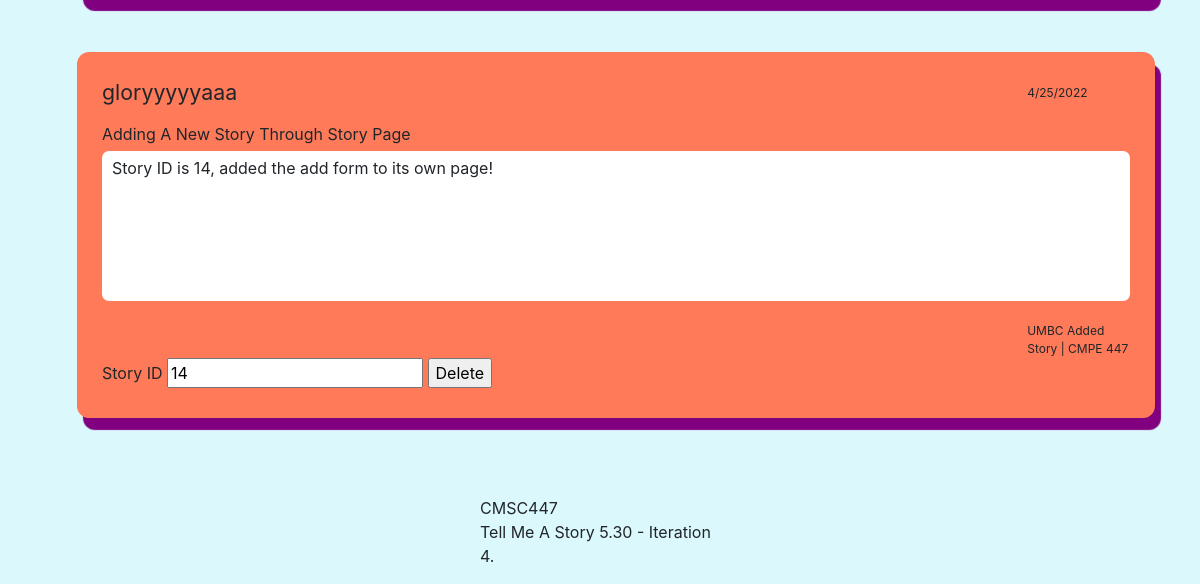
Before: /adminPage/ (lower part) with the older database file.
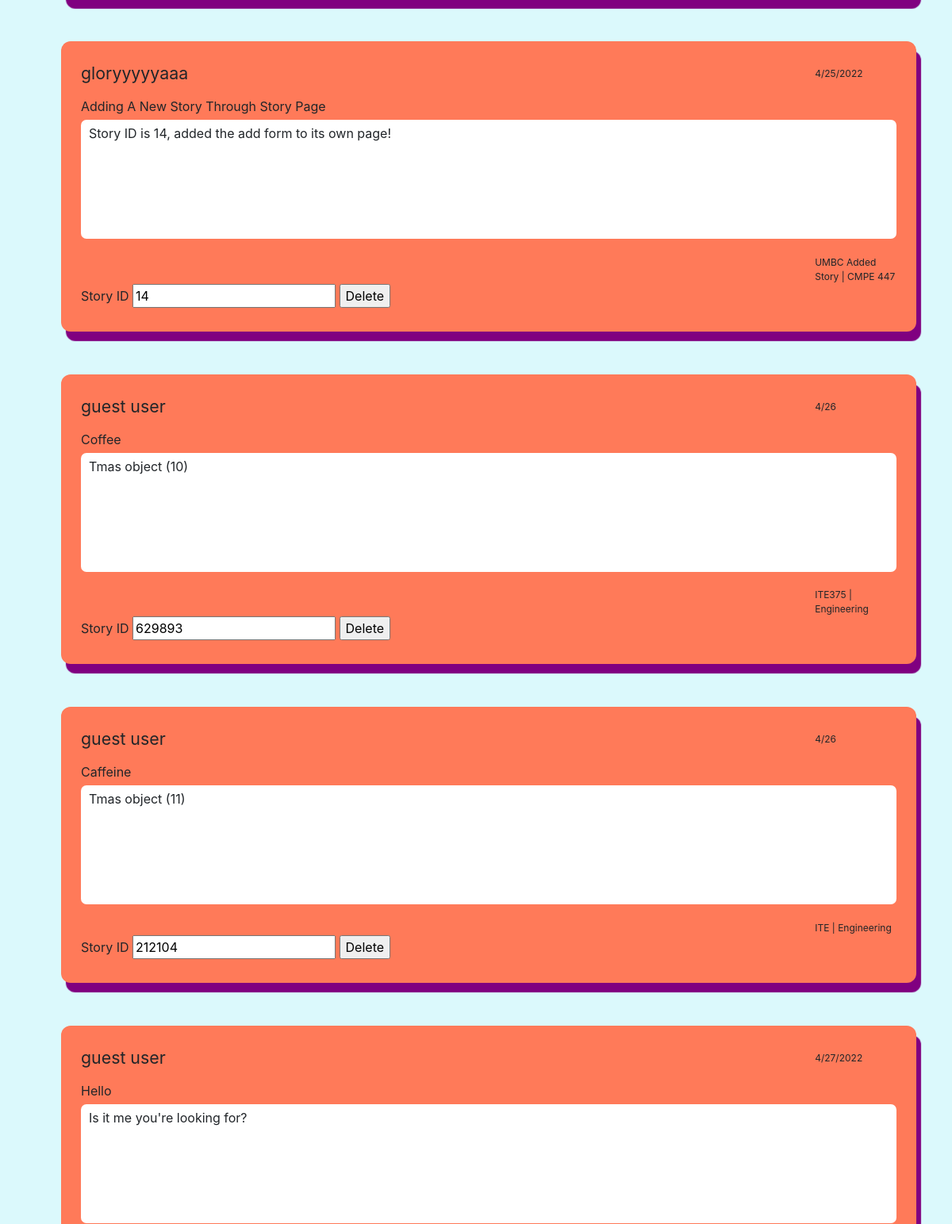
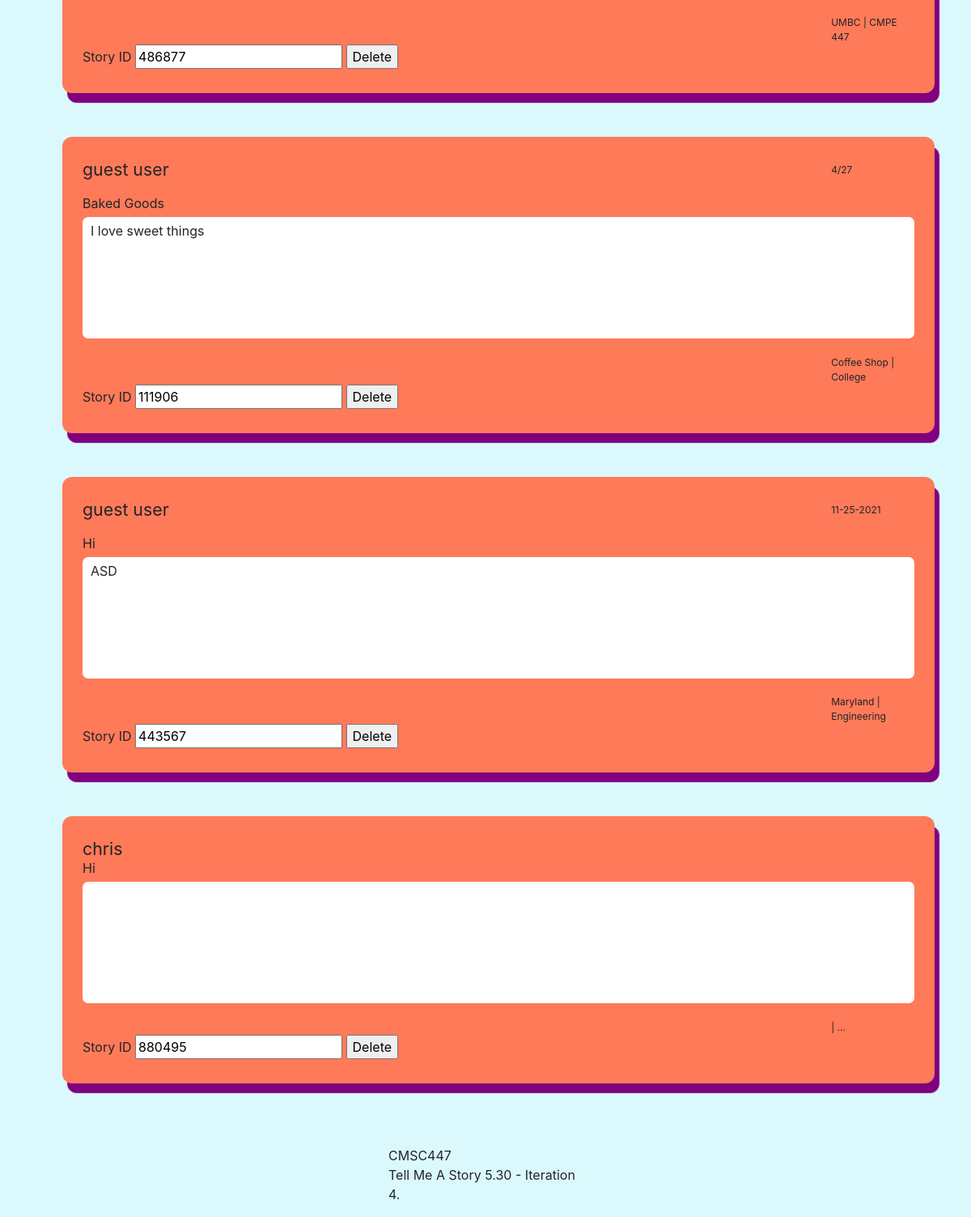
After: the same page with the newer database file (2 pictures, top to bottom).
### tmasTest/models.py (models this page shows)
class Tmas(models.Model):
    subject = models.TextField()
    date = models.TextField()
    story = models.TextField()
    community = models.TextField()
    user = models.TextField()
    storyID = models.TextField()
    location = models.TextField()
    status = models.TextField()
    links = models.ManyToManyField(storyLink)

### tmasTest/views.py (the view)
# urls.py: path('adminPage/', views.adminPage, name='adminPage'),
def adminPage(request):
    stories = Tmas.objects.filter()
    context = {
        'stories': stories,
    }
    return render(request, "admin/adminPage.html", context=context)

### tmasTest/templates/admin/adminPage.html (shortened to what this page needs)
{% extends 'base.html' %}
{% block content %}
   <p>
        <ol>
            {% for story in stories %}
			<form action="{% url 'delete' %}" method="post">
			<li style="list-style-type: none;">
			<div style="background-color: #FF7A59; padding: 25px; margin: 0px 0px 5% 0px; border-radius: 12px 12px 12px 12px; box-shadow: 6px 12px 1px purple;">
                <div style = "font-size: 16pt; width: 250px">
					{{story.user}}
				</div>
				<div style = "font-size: 9pt; position: float; padding-left: 90%; margin-top: -25px;">
					{{story.date}}
				</div>
				<div style = "margin-top: 20px; margin-bottom: 3px;">
					{{story.subject}}
				</div>
				<div style = "background-color: white; height: 150px; border-radius: 7px 7px 7px 7px;">
					<div style = "margin-top: 5px; margin-bottom: 50px; padding-left: 10px; padding-top: 5px;">
					{{story.story}}
					</div>
				</div>
				<div style = "font-size: 9pt; position: float; padding-left: 90%; padding-top: 2%;">
					{{story.location}} | {{story.community}}
				</div>
				<label>Story ID</label>
				 <input type="text" name="storyD" value={{story.storyID}} readonly>
				<input type="Submit" value="Delete">
			</div>
			</form>
            {% endfor %}
        </ol>
    </p> <br/>
{% endblock %}

### tmasTest/templates/base.html (shortened to what this page needs)
<!doctype html>{% load static %}
<html lang="en">
{% load static %}
<head>
  <link href="https://cdn.jsdelivr.net/npm/bootstrap@5.1.3/dist/css/bootstrap.min.css" rel="stylesheet"
>
  <link rel="stylesheet" href="https://stackpath.bootstrapcdn.com/bootstrap/4.4.1/css/bootstrap.min.css"
>
  <link rel="stylesheet" href="{% static 'css/all.css' %}">
</head>
<body>
  <main>
    <div class="container">
        height="200px" class="center" style="margin-top: 10%" /> <br />
      {% block content %}
      {% endblock %}
    </div>
  </main>
</body>
<footer>
  <p class="center2">CMSC447 <br /> Tell Me A Story 5.30
    - Iteration 4. <br />
</footer>
</html>

### tmasTest/static/css/all.css (style rules this page uses)
body { background-color: #DBF9FC; }
.center2 { display: block; margin-left: auto; margin-right: auto; width: 20%; }
input { font-size: inherit; }

Changed rows visible on the page:
added Tmas: user "guest user", date "4/26", subject "Coffee", story "Tmas object (10)", location "ITE375", community "Engineering", storyD "629893"
added Tmas: user "guest user", date "4/26", subject "Caffeine", story "Tmas object (11)", location "ITE", community "Engineering", storyD "212104"
added Tmas: user "guest user", date "4/27/2022", subject "Hello", story "Is it me you're looking for?", location "UMBC", community "CMPE 447", storyD "486877"
added Tmas: user "guest user", date "4/27", subject "Baked Goods", story "I love sweet things", location "Coffee Shop", community "College", storyD "111906"
added Tmas: user "guest user", date "11-25-2021", subject "Hi", story "ASD", location "Maryland", community "Engineering", storyD "443567"
added Tmas: user "chris", subject "Hi", community "...", storyD "880495"
